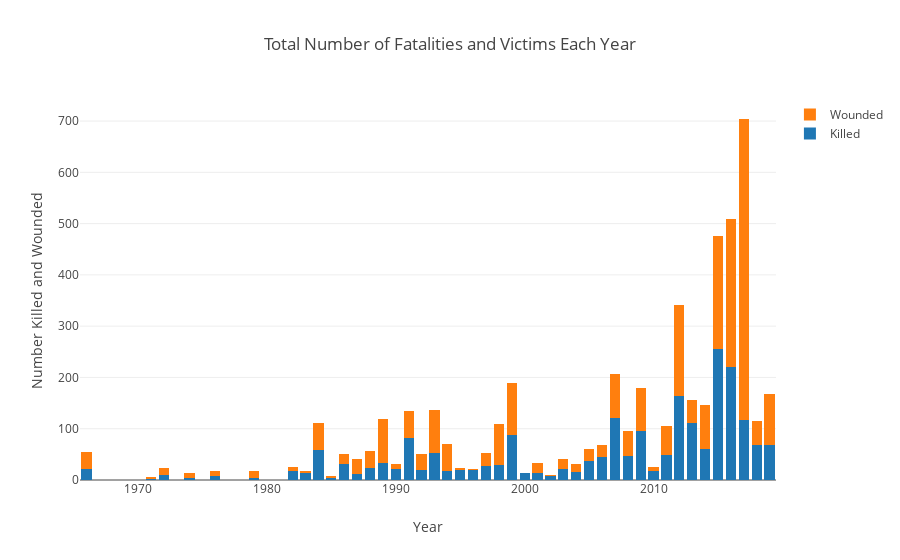

Here is the notebook cell this chart was saved with:
### Code cell
trace0 = go.Bar(x= year_fatal_vict.index,
                y = year_fatal_vict['Total Number of Fatalities'], 
                      name= 'Killed')
trace1 = go.Bar(x= year_fatal_vict.index,
                      y = year_fatal_vict['Number of Victims Injured'], 
                      name = 'Wounded')

victim_data = [trace0,trace1]

layout = {'title': 'Total Number of Fatalities and Victims Each Year',
          'xaxis':{'title':'Year'},
          'yaxis':{'title':'Number Killed and Wounded'},
          'barmode':'stack'}

iplot({'data':victim_data, 'layout':layout})

### Figure 1 — Plotly figure (JSON) as saved in the notebook; plotly's stock layout.template omitted (floating-point values rounded to 4 significant figures)
{"data": [{"name": "Killed", "type": "bar", "x": [1966, 1971, 1972, 1974, 1976, 1979, 1982, 1983, 1984, 1985, 1986, 1987, 1988, 1989, 1990, 1991, 1992, 1993, 1994, 1995, 1996, 1997, 1998, 1999, 2000, 2001, 2002, 2003, 2004, 2005, 2006, 2007, 2008, 2009, 2010, 2011, 2012, 2013, 2014, 2015, 2016, 2017, 2018, 2019], "y": [22, 2, 10, 4, 8, 4, 18, 14, 59, 3, 32, 12, 24, 34, 22, 82, 20, 52, 17, 20, 19, 27, 29, 87, 14, 13, 7, 22, 16, 38, 45, 120, 46, 96, 18, 48, 164, 111, 61, 255, 220, 117, 68, 69]}, {"name": "Wounded", "type": "bar", "x": [1966, 1971, 1972, 1974, 1976, 1979, 1982, 1983, 1984, 1985, 1986, 1987, 1988, 1989, 1990, 1991, 1992, 1993, 1994, 1995, 1996, 1997, 1998, 1999, 2000, 2001, 2002, 2003, 2004, 2005, 2006, 2007, 2008, 2009, 2010, 2011, 2012, 2013, 2014, 2015, 2016, 2017, 2018, 2019], "y": [33, 4, 13, 10, 9, 14, 8, 4, 52, 4, 19, 28, 32, 84, 10, 52, 30, 84, 54, 4, 2, 26, 80, 103, 0, 21, 3, 18, 16, 22, 23, 87, 50, 83, 7, 58, 178, 45, 86, 220, 289, 587, 48, 98]}], "layout": {"barmode": "stack", "title": "Total Number of Fatalities and Victims Each Year", "xaxis": {"title": "Year"}, "yaxis": {"title": "Number Killed and Wounded"}}}
